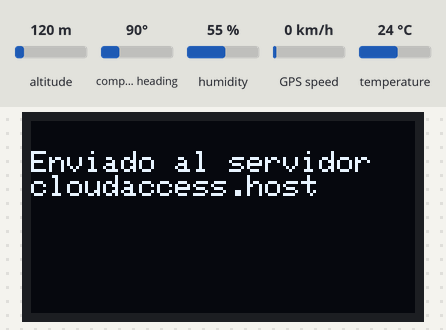
A sketch run on a simulated ESP8266 (NodeMCU). Parts: 128×64 one-colour display. Inputs (shaded band) come from the test bench; at power-on: humidity 55 %, temperature 24 °C, altitude 120 m, compass heading 90°, GPS speed 0 km/h. WiFi joins after 1.5 s; servers stay silent unless stated; uploads are accepted with an empty reply; the GPS gets a fix after 3 s at 37.7749, -122.4194 with 8 satellites; what the sketch prints to the serial monitor is not drawn.

Above: at 8.2 s.
8.3 s: humidity set to 22 %
At 13.8 s:
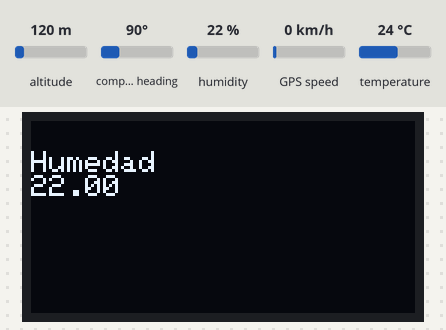
17.6 s: temperature set to 12 °C
At 23.8 s:
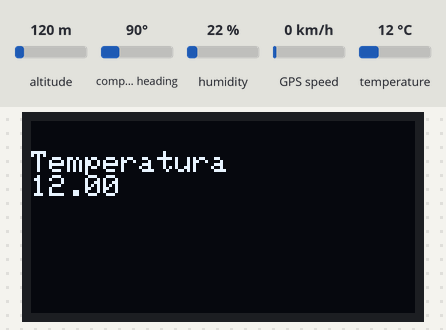
26.0 s: humidity set to 40 %
At 30.7 s:
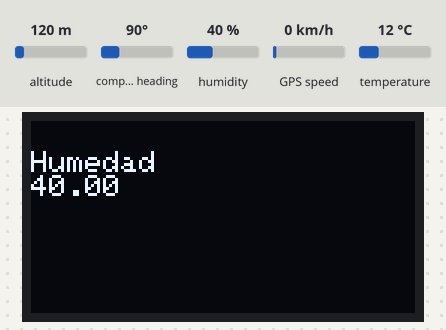
32.4 s: temperature set to 19 °C
At 40.8 s:
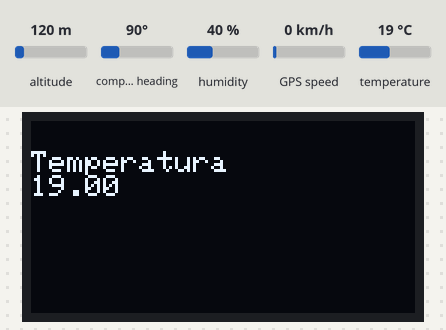
Timing chart, 0 to 42.3 s (numbered marks = the images above; inputs shaded):
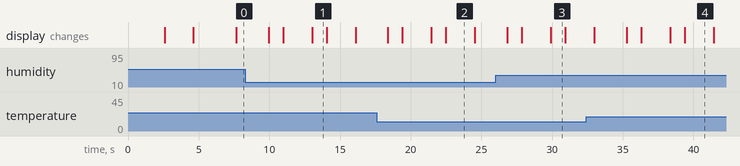

Measured:
- what the display in image 1 shows lasts 1.1 s, from 13.0 s to 14.1 s
- what the display in image 2 shows lasts 2.0 s, from 22.5 s to 24.5 s

The sketch:

dht11_gps_oled.ino
```cpp
#include <SoftwareSerial.h>

#include <DNSServer.h>
#include <ESP8266WebServer.h>
#include <WiFiManager.h>

//librerias del ESP WIFI
#include <ESP8266WiFi.h>

//pantalla y ESP8266 - wifi
#include <SPI.h>
#include <Wire.h>

//libreria del gps
#include <TinyGPS.h>

// Incluimos librería sesnor
#include <DHT.h>

//pantalla
#include <Adafruit_GFX.h>
#include <Adafruit_SSD1306.h>

TinyGPS gps;
SoftwareSerial softSerial(D4, D3); //(TX, RX)

// Definimos el pin digital donde se conecta el sensor
#define DHTPIN D2
// Dependiendo del tipo de sensor
#define DHTTYPE DHT11

// Inicializamos el sensor DHT11
DHT dht(DHTPIN, DHTTYPE);

//pines de la pantalla
#define OLED_MOSI 14
#define OLED_CLK 16
#define OLED_DC 13
#define OLED_CS 15
#define OLED_RESET 12


//IP or name of address root: ie: google.com
//NOT google.com/nothing/after/the/dotcom.html
const char* hostGet = "danielvillegas.cloudaccess.host";

const char* ssid = "CATDAN";
const char* password = "8mp3400@";

//sensor de audio
const int sampleWindow = 250; // Sample window width in mS
unsigned int sample;

Adafruit_SSD1306 display(OLED_MOSI, OLED_CLK, OLED_DC, OLED_RESET, OLED_CS);
#if (SSD1306_LCDHEIGHT != 64)

#endif

int WiFiCon() {
    // Check if we have a WiFi connection, if we don't, connect.
    int xCnt = 0;

    if (WiFi.status() != WL_CONNECTED) {

        Serial.println();
        Serial.println();
        Serial.print("Conectado a: ");
        Serial.println(ssid);

        display.begin(SSD1306_SWITCHCAPVCC); // Inicia el display OLED (Carga Buffer)
        //latitud
        display.clearDisplay(); // Borrar imagen en el OLED
        display.setTextSize(0.5); // Definir Tamaño del Texto
        display.setTextColor(WHITE); // Definir color del texto. (mono=>Blanco)
        display.setCursor(0,10); // Definir posición inicio texto Columna (0) Fila (10)
        display.println("Conectado a: "); // Carga la información al buffer
        display.println(ssid); // Carga la información al buffer
        display.display(); // Actualiza display con datos en Buffer
        delay(2000); // Demora de 2 segundos.

        WiFi.mode(WIFI_STA);

        WiFi.begin(ssid, password);

        while (WiFi.status() != WL_CONNECTED && xCnt < 50) {
            delay(500);
            Serial.print(".");
              //Cuando se quiera mostrar nueva información
              display.clearDisplay(); // Borrar imagen en el OLED
              display.setTextSize(0.5); // Definir Tamaño del Texto
              display.setTextColor(WHITE); // Definir color del texto. (mono=>Blanco)
              display.setCursor(0,10); // Definir posición inicio texto Columna (0) Fila (10)
              display.println("cargando..."); // Carga la información al buffer
              display.display(); // Actualiza display con datos en Buffer
              delay(2000); // Demora de 2 segundos.
            xCnt++;
        }

        if (WiFi.status() != WL_CONNECTED) {
            Serial.println("WiFiCon=0");
            return 0; //never connected
        } else {
            Serial.println("WiFiCon=1");
            Serial.println("");
            Serial.println("WiFi conectado");
            Serial.println("Direccion IP: ");
            Serial.println(WiFi.localIP());

            //wifi conectado
            display.clearDisplay(); // Borrar imagen en el OLED
            display.setTextSize(0.5); // Definir Tamaño del Texto
            display.setTextColor(WHITE); // Definir color del texto. (mono=>Blanco)
            display.setCursor(0,10); // Definir posición inicio texto Columna (0) Fila (10)
            display.println("Wifi conectado: "); // Carga la información al buffer
            display.println(WiFi.localIP()); // Carga la información al buffer
            display.display(); // Actualiza display con datos en Buffer
            delay(2000); // Demora de 2 segundos.

            return 1; //1 is initial connection
        }

    } else {
        Serial.println("WiFiCon=2");
        return 2; //2 is already connected

    }
}

void setup(){
   Serial.begin(115200);
   softSerial.begin(9600);

   // Comenzamos el sensor DHT
   dht.begin();

   //wifi
   WiFiCon();
}

void loop(){
   bool newData = false;
   unsigned long chars;
   unsigned short sentences, failed;

   // Intentar recibir secuencia durante un segundo
   for (unsigned long start = millis(); millis() - start < 1000;){
      while (softSerial.available()){
         char c = softSerial.read();
         if (gps.encode(c)) // Nueva secuencia recibida
            newData = true;
      }
   }

   if (WiFiCon() > 0){

            if(newData){

                float flat, flon;
                unsigned long age;
                gps.f_get_position(&flat, &flon, &age);
                Serial.print("LAT=");
                Serial.print(flat == TinyGPS::GPS_INVALID_F_ANGLE ? 0.0 : flat, 6);
                Serial.print(" LON=");
                Serial.print(flon == TinyGPS::GPS_INVALID_F_ANGLE ? 0.0 : flon, 6);

                WiFiClient clientGet;
                const int httpGetPort = 80;

                //the path and file to send the data to:
                String urlGet = "/datagps.php";

                /*
                 * sensor de temperatura y humedad
                */
                // Leemos la humedad relativa
                float h = dht.readHumidity();
                // Leemos la temperatura en grados centígrados (por defecto)
                float t = dht.readTemperature();
                // Leemos la temperatura en grados Fahreheit
                float f = dht.readTemperature(true);

                // Comprobamos si ha habido algún error en la lectura
                if (isnan(h) || isnan(t) || isnan(f)) {
                  Serial.println("Error obteniendo los datos del sensor DHT11");
                  return;
                }

                // Calcular el índice de calor en Fahreheit
                float hif = dht.computeHeatIndex(f, h);
                // Calcular el índice de calor en grados centígrados
                float hic = dht.computeHeatIndex(t, h, false);

                Serial.print("Humedad: ");
                Serial.print(h);

                Serial.print("Temperatura: ");
                Serial.print(t);


                /*sensor de humedad y temperatura*/

                // We now create and add parameters:
                String temperatura = String(t);
                String humedad = String(h);
                float latitud = flat;
                float longitud = flon;

                urlGet += "?humedad=" + humedad + "&temperatura=" + temperatura + "&lat=" + latitud + "&lon=" + longitud;

                Serial.print(">>> Connecting to host: ");
                Serial.println(hostGet);

                //serviidor
                display.clearDisplay(); // Borrar imagen en el OLED
                display.setTextSize(0.5); // Definir Tamaño del Texto
                display.setTextColor(WHITE); // Definir color del texto. (mono=>Blanco)
                display.setCursor(0,10); // Definir posición inicio texto Columna (0) Fila (10)
                display.println("Enviado al servidor"); // Carga la información al buffer
                display.println("cloudaccess.host"); // Carga la información al buffer
                display.display(); // Actualiza display con datos en Buffer
                delay(1000); // Demora de 2 segundos.

                  if(!clientGet.connect(hostGet, httpGetPort)){
                      Serial.print("Connection failed: ");
                      Serial.print(hostGet);
                  }else{
                      clientGet.println("GET " + urlGet + " HTTP/1.1");
                      clientGet.print("Host: ");
                      clientGet.println(hostGet);
                      clientGet.println("User-Agent: ESP8266/1.0");
                      clientGet.println("Connection: close\r\n\r\n");

                      unsigned long timeoutP = millis();
                      while (clientGet.available() == 0) {
                          if (millis() - timeoutP > 10000) {
                              Serial.print(">>> Client Timeout: ");
                              Serial.println(hostGet);
                              clientGet.stop();
                              return;
                          }
                      }

                      //just checks the 1st line of the server response. Could be expanded if needed.
                      while (clientGet.available()){
                          String retLine = clientGet.readStringUntil('\r');
                          Serial.println(retLine);
                          break;
                      }

                  }//end client connection

                  Serial.print(">>> Closing host: ");
                  Serial.println(hostGet);

                  clientGet.stop();
                  delay(1000);
            }

   }

   if (newData){
      float flat, flon;
      unsigned long age;
      gps.f_get_position(&flat, &flon, &age);
      Serial.print("LAT=");
      Serial.print(flat == TinyGPS::GPS_INVALID_F_ANGLE ? 0.0 : flat, 6);
      Serial.print(" LON=");
      Serial.print(flon == TinyGPS::GPS_INVALID_F_ANGLE ? 0.0 : flon, 6);
      Serial.print(" SAT=");
      Serial.print(gps.satellites() == TinyGPS::GPS_INVALID_SATELLITES ? 0 : gps.satellites());
      Serial.print(" PREC=");
      Serial.print(gps.hdop() == TinyGPS::GPS_INVALID_HDOP ? 0 : gps.hdop());

        //latitud
        display.clearDisplay(); // Borrar imagen en el OLED
        display.setTextSize(0.5); // Definir Tamaño del Texto
        display.setTextColor(WHITE); // Definir color del texto. (mono=>Blanco)
        display.setCursor(0,10); // Definir posición inicio texto Columna (0) Fila (10)
        display.println("Lat: "); // Carga la información al buffer
        display.println(flat == TinyGPS::GPS_INVALID_F_ANGLE ? 0.0 : flat, 6); // Carga la información al buffer
        display.display(); // Actualiza display con datos en Buffer
        delay(1000); // Demora de 2 segundos.

        //longitud
        display.clearDisplay(); // Borrar imagen en el OLED
        display.setTextSize(0.5); // Definir Tamaño del Texto
        display.setTextColor(WHITE); // Definir color del texto. (mono=>Blanco)
        display.setCursor(0,10); // Definir posición inicio texto Columna (0) Fila (10)
        display.println("Lon: "); // Carga la información al buffer
        display.println(flon == TinyGPS::GPS_INVALID_F_ANGLE ? 0.0 : flon, 6); // Carga la información al buffer
        display.display(); // Actualiza display con datos en Buffer
        delay(1000); // Demora de 2 segundos.
   }else{
        //Buscando satelite
        display.clearDisplay(); // Borrar imagen en el OLED
        display.setTextSize(0.5); // Definir Tamaño del Texto
        display.setTextColor(WHITE); // Definir color del texto. (mono=>Blanco)
        display.setCursor(0,10); // Definir posición inicio texto Columna (0) Fila (10)
        display.println("Buscando satelite"); // Carga la información al buffer
        display.println("GPS"); // Carga la información al buffer
        display.display(); // Actualiza display con datos en Buffer
        delay(1000); // Demora de 2 segundos.
   }

       gps.stats(&chars, &sentences, &failed);
       Serial.print(" CHARS=");
       Serial.print(chars);
       Serial.print(" SENTENCES=");
       Serial.print(sentences);
       Serial.print(" CSUM ERR=");
       Serial.println(failed);

  /*sensor DHT11*/
  // Esperamos 5 segundos entre medidas
  delay(1000);

  // Leemos la humedad relativa
  float h = dht.readHumidity();
  // Leemos la temperatura en grados centígrados (por defecto)
  float t = dht.readTemperature();
  // Leemos la temperatura en grados Fahreheit
  float f = dht.readTemperature(true);

  // Comprobamos si ha habido algún error en la lectura
  if (isnan(h) || isnan(t) || isnan(f)) {
    Serial.println("Error obteniendo los datos del sensor DHT11");
    return;
  }

  // Calcular el índice de calor en Fahreheit
  float hif = dht.computeHeatIndex(f, h);
  // Calcular el índice de calor en grados centígrados
  float hic = dht.computeHeatIndex(t, h, false);

  Serial.print("Humedad: ");
  Serial.print(h);
  Serial.print(" %\t");
  Serial.print("Temperatura: ");
  Serial.print(t);
  Serial.print(" *C ");
  Serial.print(f);
  Serial.print(" *F\t");
  Serial.print("Índice de calor: ");
  Serial.print(hic);
  Serial.print(" *C ");
  Serial.print(hif);
  Serial.println(" *F");

  //humedad
  display.clearDisplay(); // Borrar imagen en el OLED
  display.setTextSize(0.5); // Definir Tamaño del Texto
  display.setTextColor(WHITE); // Definir color del texto. (mono=>Blanco)
  display.setCursor(0,10); // Definir posición inicio texto Columna (0) Fila (10)
  display.println("Humedad"); // Carga la información al buffer
  display.println(h); // Carga la información al buffer
  display.display(); // Actualiza display con datos en Buffer
  delay(1000); // Demora de 2 segundos.

  //temperatura
  display.clearDisplay(); // Borrar imagen en el OLED
  display.setTextSize(0.5); // Definir Tamaño del Texto
  display.setTextColor(WHITE); // Definir color del texto. (mono=>Blanco)
  display.setCursor(0,10); // Definir posición inicio texto Columna (0) Fila (10)
  display.println("Temperatura"); // Carga la información al buffer
  display.println(t); // Carga la información al buffer
  display.display(); // Actualiza display con datos en Buffer
  delay(1000); // Demora de 2 segundos.


}
```
